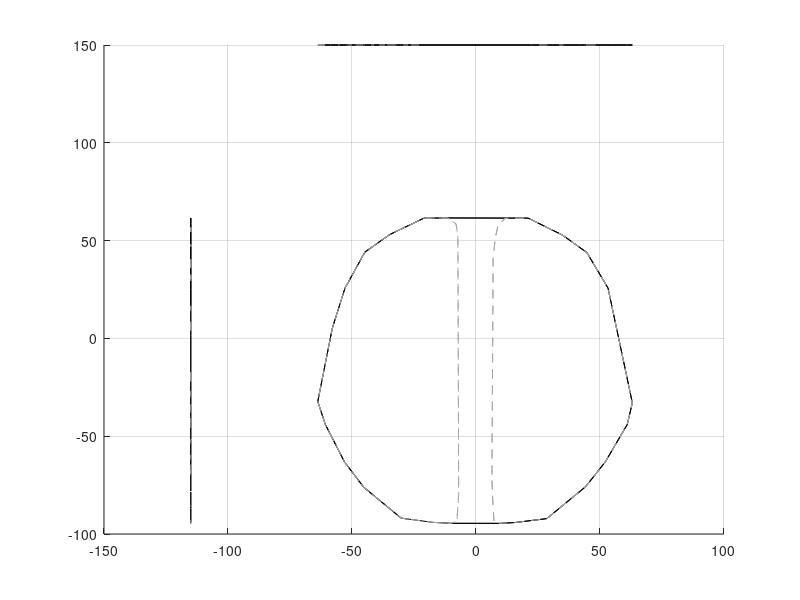

The MATLAB source for this figure: (Note: this script raises an error after producing the figure.)
% This script plots a 3D scatter plot of singularities
% but it projectcs the points to the 3 orthogonal planes


% Load some graphics accesories
load('convex_hull_bh_lh_rh_513parc_free_boundary_projections')

figure_handle = figure;
ax = subplot(1,1,1);
hold(ax, 'on')

% Initialise indices and more
tt = 1;
xcoord = -115;
ycoord =  150;
zcoord = -55;

% XY projection
plot3(x(fb_bh.xy), y(fb_bh.xy), zcoord.*ones(size(fb_bh.xy)), 'k')
plot3(x(fb_lh.xy), y(fb_lh.xy), zcoord.*ones(size(fb_lh.xy)), 'color', [0.65 0.65 0.65], 'linestyle', '--')
plot3(x(fb_rh.xy), y(fb_rh.xy), zcoord.*ones(size(fb_rh.xy)), 'color', [0.65 0.65 0.65], 'linestyle', '--')

% ZX projection
plot3(x(fb_bh.zx), ycoord.*ones(size(fb_bh.zx)), z(fb_bh.zx), 'k')
plot3(x(fb_lh.zx), ycoord.*ones(size(fb_lh.zx)), z(fb_lh.zx), 'color', [0.65 0.65 0.65], 'linestyle', '--')
plot3(x(fb_rh.zx), ycoord.*ones(size(fb_rh.zx)), z(fb_rh.zx), 'color', [0.65 0.65 0.65], 'linestyle', '--')

% ZY projection
plot3(xcoord.*ones(size(fb_bh.zy)), y(fb_bh.zy), z(fb_bh.zy), 'k')
plot3(xcoord.*ones(size(fb_lh.zy)), y(fb_lh.zy), z(fb_lh.zy), 'color', [0.65 0.65 0.65], 'linestyle', '--')
plot3(xcoord.*ones(size(fb_rh.zy)), y(fb_rh.zy), z(fb_rh.zy), 'color', [0.65 0.65 0.65], 'linestyle', '--')

% Plot projection of surfaces
% sxy = xy_boundary;
% szy = zy_boundary(2);
% szx = zx_boundary(2);
% 
% xdim = 1;
% ydim = 2;
% zdim = 3;
% 
% % Push them toward one plane
% sxy.vertices(:, zdim) = zcoord;
% szy.vertices(:, xdim) = xcoord;
% szx.vertices(:, ydim) = ycoord;
% 
% scaling_factor = 1;
% trisurf(sxy.faces, scaling_factor*sxy.vertices(:,xdim), ...
%                    scaling_factor*sxy.vertices(:,ydim), ...
%                    scaling_factor*sxy.vertices(:,zdim),...
%                        'EdgeColor', 'k', 'FaceColor', 'k', 'marker', '.');
% 
% 
% trisurf(szy.faces, scaling_factor*szy.vertices(:,xdim), ...
%                    scaling_factor*szy.vertices(:,ydim), ...
%                    scaling_factor*szy.vertices(:,zdim),...
%                        'EdgeColor', 'k', 'FaceColor', 'k', 'marker', '.');
%                    
% 
% trisurf(szx.faces, scaling_factor*szx.vertices(:,xdim), ...
%                    scaling_factor*szx.vertices(:,ydim), ...
%                    scaling_factor*szx.vertices(:,zdim),...
%                        'EdgeColor', 'k', 'FaceColor', 'k', 'marker', '.');
% 
%                    
% szy = zy_boundary(1);
% szx = zx_boundary(1);
% szy.vertices(:, xdim) = xcoord;
% szx.vertices(:, ydim) = ycoord;
% 
% trisurf(szy.faces, scaling_factor*szy.vertices(:,xdim), ...
%                    scaling_factor*szy.vertices(:,ydim), ...
%                    scaling_factor*szy.vertices(:,zdim),...
%                        'EdgeColor', [0.5 0.5 0.5], 'FaceColor', [0.5 0.5 0.5], 'marker', '.');
%                    
% 
% trisurf(szx.faces, scaling_factor*szx.vertices(:,xdim), ...
%                    scaling_factor*szx.vertices(:,ydim), ...
%                    scaling_factor*szx.vertices(:,zdim),...
%                        'EdgeColor', [0.5 0.5 0.5], 'FaceColor', [0.5 0.5 0.5], 'marker', '.');
                   
grid(ax, 'on')
ax.GridAlpha = 0.15;
ax.GridLineStyle = '--';x(fb_rh.zy)

view(ax, [50, 37])
ax.XLabel.String = 'X [mm]';
ax.YLabel.String = 'Y [mm]';
ax.ZLabel.String = 'Z [mm]';



num_sing = cellfun(@length, singularity_cell);
for tt=1:length(num_sing)
    for ss=1:num_sing(tt)
     [label(tt).label(ss), color_map(tt).colormap(ss, :)] = map_str2int(singularity_cell{tt}{ss});
    
    end
end

load('convex_hull_lh_513parc.mat')
patch(ax, 'Faces', boundary_lh.faces, 'Vertices', boundary_lh.vertices, 'FaceAlpha', 0.1, 'FaceColor', [0.9 0.9 0.9], 'EdgeColor', 'k', 'EdgeAlpha', 0.1)

% Get colours                
for ii=1:length(singularity_list)
  [~, cmap(ii, :)] = map_str2int(singularity_list{ii});
end



dot_radius = 142;
alpha_value = 0.25;
this_singularity = 2;
for tt=1:999
   if ~isempty(xyz_idx(tt).xyz_idx)
       %cidx = sum(color_map(tt).colormap(:, 1:3),2); 
       %idx = find(cidx == 1);
       
       idx = find(label(tt).label == this_singularity);
       
       if ~isempty(idx)
       %p3_handle.XData = X(xyz_idx(tt).xyz_idx(idx));
       %p3_handle.YData = Y(xyz_idx(tt).xyz_idx(idx));
       %p3_handle.ZData = Z(xyz_idx(tt).xyz_idx(idx));
       %p3_handle.CData = color_map(tt).colormap(idx, 1:3);
       
       pxy_handle = scatter3(ax,  X(xyz_idx(tt).xyz_idx(idx)), ...
                                  Y(xyz_idx(tt).xyz_idx(idx)), ...
                                  zcoord*ones(length(xyz_idx(tt).xyz_idx(idx)), 1), dot_radius, color_map(tt).colormap(idx, 1:3), 'filled', ...
                          'Markerfacealpha', alpha_value);
       
       pzy_handle = scatter3(ax, xcoord*ones(length(xyz_idx(tt).xyz_idx(idx)), 1), ...
                                 Y(xyz_idx(tt).xyz_idx(idx)), ...
                                 Z(xyz_idx(tt).xyz_idx(idx)), dot_radius, color_map(tt).colormap(idx, 1:3), 'filled', ...
                          'Markerfacealpha', alpha_value);
       pzx_handle = scatter3(ax,  X(xyz_idx(tt).xyz_idx(idx)), ...
                                  ycoord*ones(length(xyz_idx(tt).xyz_idx(idx)), 1), ...
                                  Z(xyz_idx(tt).xyz_idx(idx)), dot_radius, color_map(tt).colormap(idx, 1:3), 'filled', ...
                          'Markerfacealpha', alpha_value);
       %pxyz_handle = scatter3(ax, X(xyz_idx(tt).xyz_idx(idx)), ...
       %                           Y(xyz_idx(tt).xyz_idx(idx)), ...
       %                           Z(xyz_idx(tt).xyz_idx(idx)), dot_radius, color_map(tt).colormap(idx, 1:3), 'filled', ...
       %                   'Markerfacealpha', alpha_value);

       end
   end
   %drawnow
end

% Build legend
h(this_singularity) = plot(NaN,NaN,'o', ... 
                          'markerfacecolor', cmap(this_singularity, 1:3), ...
                          'markeredgecolor', cmap(this_singularity, 1:3), ...
                          'markersize', 14);

legend(h([1 2]), singularity_list{[1 2]})

lh = findobj(figure_handle,'Type','Legend');
lh.Location = 'northwest';
lh.EdgeColor = 'none';
